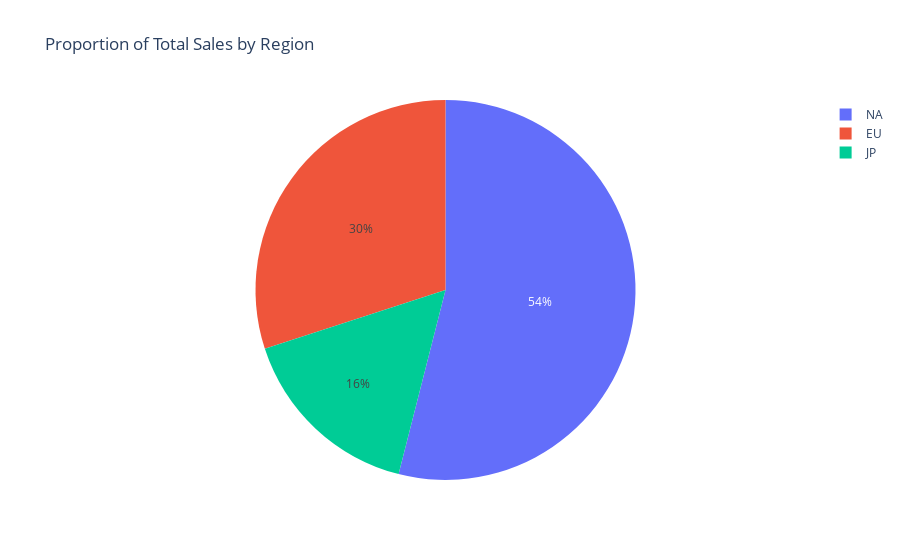

Notebook source saved alongside this figure:
### Code cell
fig.show()

### Figure 1 — Plotly figure (JSON) as saved in the notebook; plotly's stock layout.template omitted (floating-point values rounded to 4 significant figures)
{"data": [{"domain": {"x": [0, 1], "y": [0, 1]}, "hovertemplate": "Region=%{label}<br>Proportion of Total Sales=%{value}<extra></extra>", "labels": ["NA", "EU", "JP"], "legendgroup": "", "name": "", "showlegend": true, "type": "pie", "values": [49.11, 27.31, 14.57]}], "layout": {"legend": {"tracegroupgap": 0}, "title": {"text": "Proportion of Total Sales by Region"}}}
